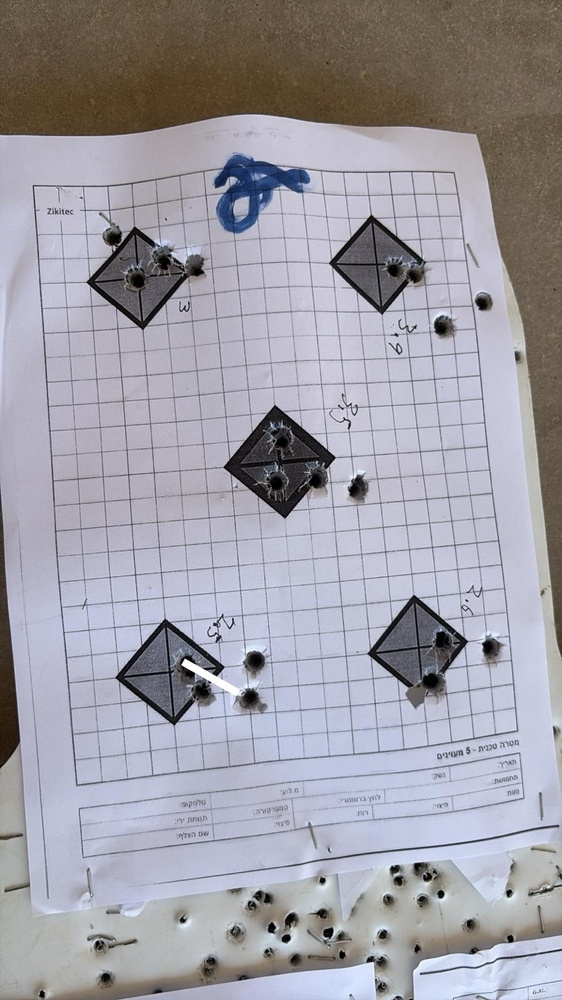
#> input picture test.jpeg, 562 x 1000 px, shrunk from 864 x 1536 before the run
$ python -i image_setup.py   (imports and definitions only)   (older library calls are emulated)
#> lines starting #> are read from the running program, lines starting #| are printed output that depends on the picture; after the words box and inside, x2 and y2 are one past the last pixel; in counts of white or black regions, pixels touching at a corner belong together
import cv2
import numpy as np

def dedup_circles(circles: list[tuple[int, int, int, float]],
                  min_gap: int = 15) -> list[tuple[int, int, int, float]]:
    """Non-max-suppression on circle centres."""
    kept: list[tuple[int, int, int, float]] = []
    for c in circles:
        if all((c[0] - k[0]) ** 2 + (c[1] - k[1]) ** 2 > min_gap ** 2 for k in kept):
            kept.append(c)
    return kept

def contrast_pct(center_val: float, ring_val: float) -> float:
    """
    Percentage darkness drop from ring to centre, 0‑100.
    Higher == darker hole relative to background.
    """
    return max(0.0, min(100.0, (ring_val - center_val) / ring_val * 100.0))


def find_grid_lines(gray_img: np.ndarray) -> np.ndarray:
    """Return x‑positions of the vertical grid lines (one per square)."""
    sobelx = cv2.Sobel(gray_img, cv2.CV_16S, 1, 0, ksize=3)
    absx   = cv2.convertScaleAbs(sobelx)
    _, bw  = cv2.threshold(absx, 0, 255, cv2.THRESH_BINARY + cv2.THRESH_OTSU)
    # sum each column; peaks correspond to vertical lines
    col_sum = bw.sum(axis=0)
    peaks   = np.where(col_sum > 0.6 * col_sum.max())[0]   # adjust 0.6 if needed
    return peaks

def find_a4_or_none(gray: np.ndarray) -> np.ndarray | None:
    H, W = gray.shape
    edges = cv2.Canny(gray, 50, 150)
    edges = cv2.dilate(edges, None, iterations=2)

    cnts, _ = cv2.findContours(edges, cv2.RETR_EXTERNAL, cv2.CHAIN_APPROX_SIMPLE)
    cnts = sorted(cnts, key=cv2.contourArea, reverse=True)

    for c in cnts:
        area = cv2.contourArea(c)
        if area < 0.10 * H * W:              # at least 10 % of frame
            break
        peri   = cv2.arcLength(c, True)
        approx = cv2.approxPolyDP(c, 0.015 * peri, True)
        if len(approx) != 4:
            continue
        return approx.reshape(4, 2).astype(np.float32)

    return None

def order_points(pts):
    rect = np.zeros((4, 2), dtype="float32")
    s = pts.sum(axis=1)
    rect[0] = pts[np.argmin(s)]
    rect[2] = pts[np.argmax(s)]
    diff = np.diff(pts, axis=1)
    rect[1] = pts[np.argmin(diff)]
    rect[3] = pts[np.argmax(diff)]
    return rect

>>> import cv2
>>> picture = cv2.imread('../test.jpeg', cv2.IMREAD_GRAYSCALE)
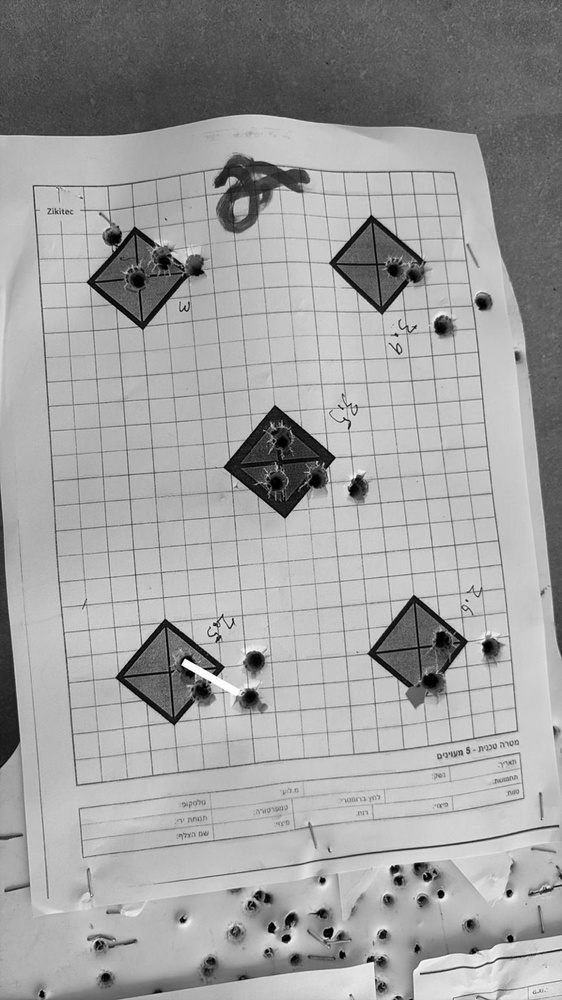
#> picture: shape (1000, 562); min 0, max 255, mean 159.2
>>> result = find_a4_or_none(picture)
#> in find_a4_or_none, `edges = cv2.Canny(gray, 50, 150)`:
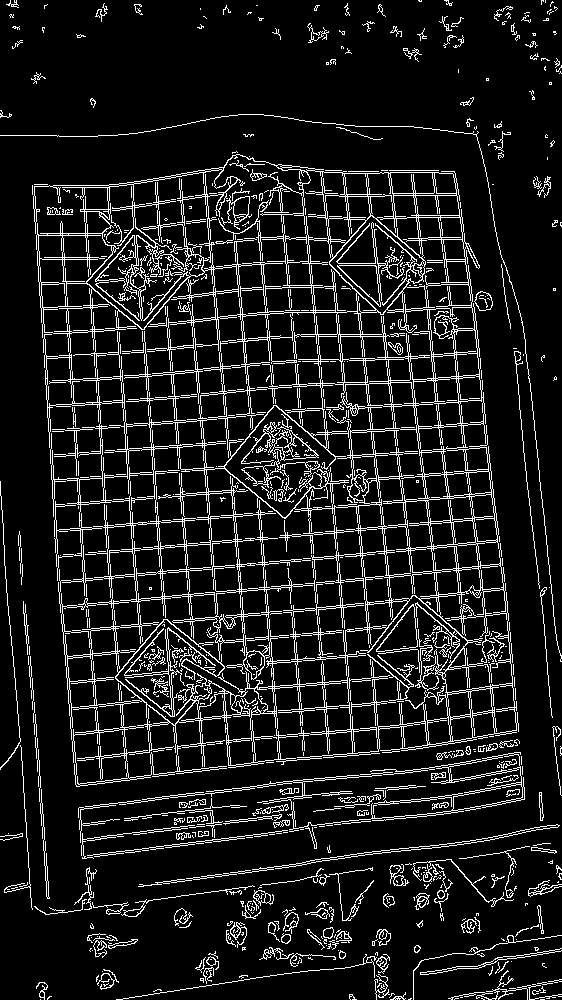
#> edges: shape (1000, 562); 10.8% white in thin lines or dots
#> in find_a4_or_none, `edges = cv2.dilate(edges, None, iterations=2)`:
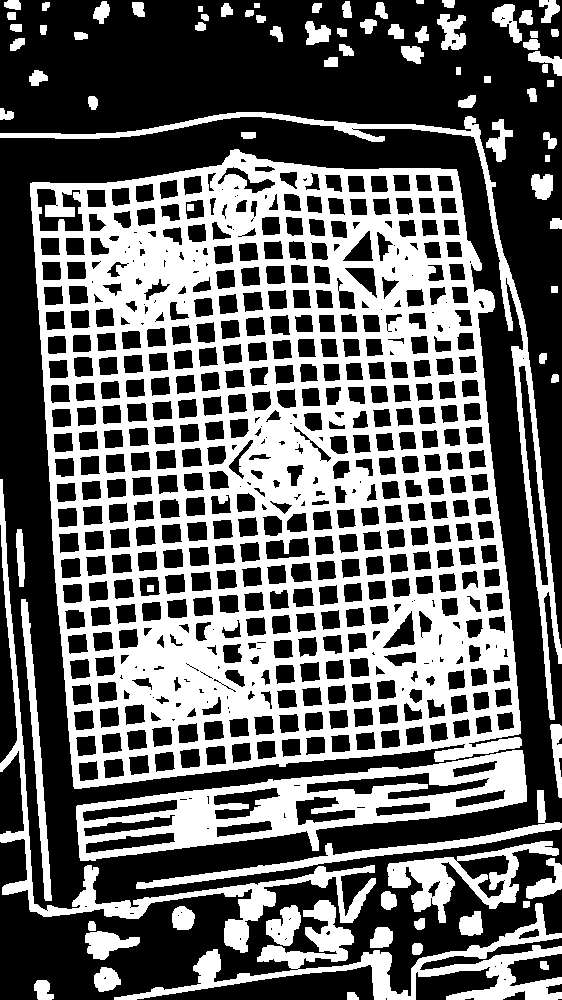
#> edges: shape (1000, 562); 40.4% white; 83 white regions
#> in find_a4_or_none, `cnts, _ = cv2.findContours(edges, cv2.RETR_EXTERNAL, cv2.CHAIN_APPROX_..`: cnts = 81 contours; largest, box (x1, y1, x2, y2) and area: (30, 149, 522, 789) 263989, (76, 750, 527, 861) 24338, (114, 900, 562, 1000) 9316, (0, 112, 562, 720) 8888, (0, 479, 376, 953) 7406
#> the loop in find_a4_or_none, `for c in cnts:` made 2 passes
#> (area, peri) on pass 1: (263989, 2408.7)
#> area on pass 2: 24338.5
